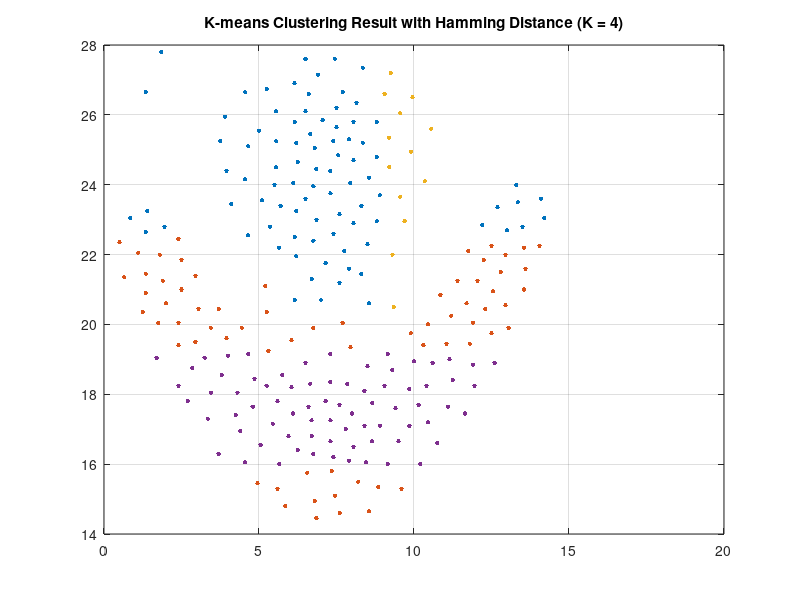

MATLAB code for this plot:
%% Lab 6: K-means Clustering Template
% Author: [Bai]
% CNSCC.361 Artificial Intelligence
% Date: [4.1]

%% Step 0: 加载数据
load Flame_data.mat  % 确保 Flame_data.mat 包含变量 Data
[L, W] = size(Data);

%% Step 0.1: 离散化数据（适配 Hamming 距离）
% 将数据归一化后再二值化（例如 > 0.5 为 1，<=0.5 为 0）
Data_norm = normalize(Data);          % Min-max 归一化
Data_bin = round(Data_norm);          % 将连续数据二值化成 0 或 1

%% Step 1: 初始化聚类中心
K = 4;                                 % 可选 K = 3 或 4
seq = randperm(L);
Centres = Data_bin(seq(1:K), :);      % 用离散化后的数据初始化中心

%% Step 2: K-means 聚类主循环
Centres_new = zeros(K, W);

while true
    %% Step 2.1: 计算 Hamming 距离并分配样本
    ProxMat = pdist2(Data_bin, Centres, 'hamming');  % 不需要平方
    [~, idx] = min(ProxMat, [], 2);                 % 取最近的中心索引
    
    %% Step 2.2: 更新聚类中心
    for i = 1:K
        if sum(idx == i) > 0
            Centres_new(i, :) = round(mean(Data_bin(idx == i, :)));  % 对聚类内数据求均值后四舍五入为新中心
        end
    end

    %% 判断是否收敛
    if isequal(Centres_new, Centres)
        break;
    end
    Centres = Centres_new;
end

%% Step 3: 可视化原始数据分组结果
figure;
for i = 1:K
    plot(Data(idx == i, 1), Data(idx == i, 2), '.', 'markersize', 10);  % 用原始连续数据画图
    hold on;
end
grid on;
title(['K-means Clustering Result with Hamming Distance (K = ', num2str(K), ')']);
hold off;
